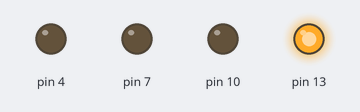
A sketch run on a simulated Arduino Uno, built with avr-gcc and run on an emulated ATmega328P. Parts: output pins drawn as LEDs (lit = HIGH).

Above: at 0.1 s.
At 0.3 s:
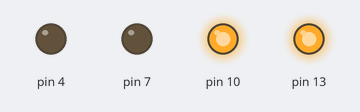
At 1.8 s:
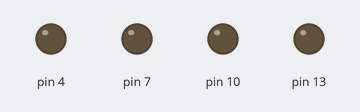
At 3.3 s:
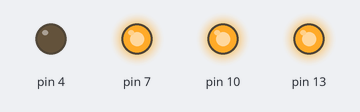
At 6.3 s:
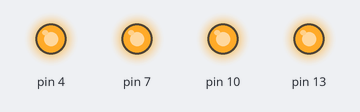
Timing chart, 0 to 6.6 s (numbered marks = the images above):
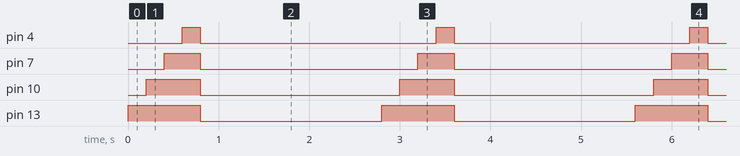

The sketch:

Es._2.ino
```cpp
void setup() {
  pinMode(13, OUTPUT);
  pinMode(10, OUTPUT);
  pinMode(7, OUTPUT);
  pinMode(4, OUTPUT);

}

void loop() {
  digitalWrite(13, HIGH);
  delay(200);
  digitalWrite(10, HIGH);
  delay(200);
  digitalWrite(7, HIGH);
  delay(200);
  digitalWrite(4, HIGH);
  delay(200);
  digitalWrite(13, LOW);
  digitalWrite(10, LOW);
  digitalWrite(7, LOW);
  digitalWrite(4, LOW);
  delay(2000);


}
```

Measured:
- by itself, pin 4: alternates HIGH for 0.20 s and LOW for 2.6 s
- by itself, pin 7: alternates HIGH for 0.40 s and LOW for 2.4 s
- by itself, pin 10: alternates HIGH for 0.60 s and LOW for 2.2 s
- by itself, pin 13: alternates HIGH for 0.80 s and LOW for 2.0 s
